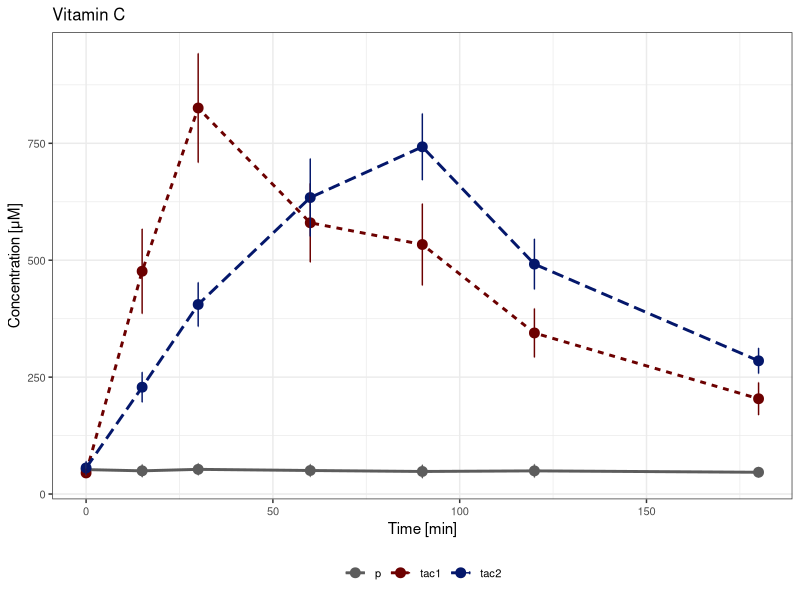
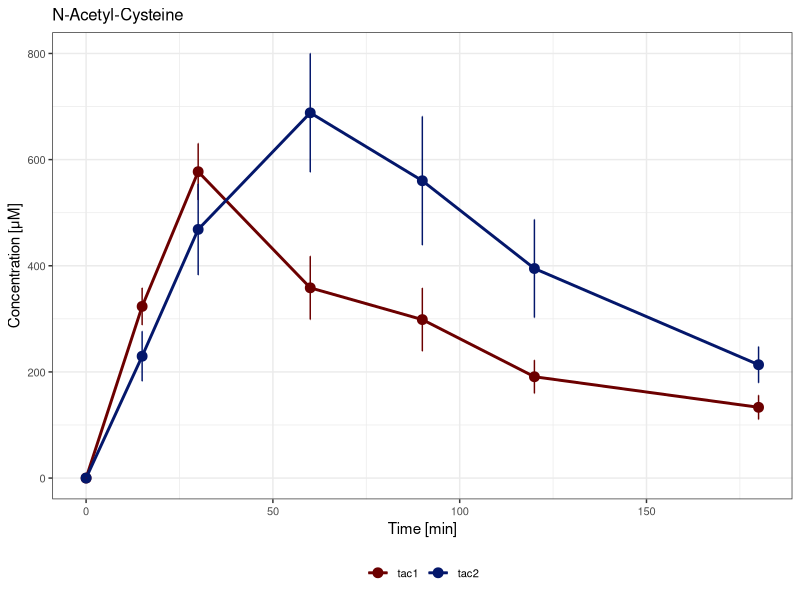
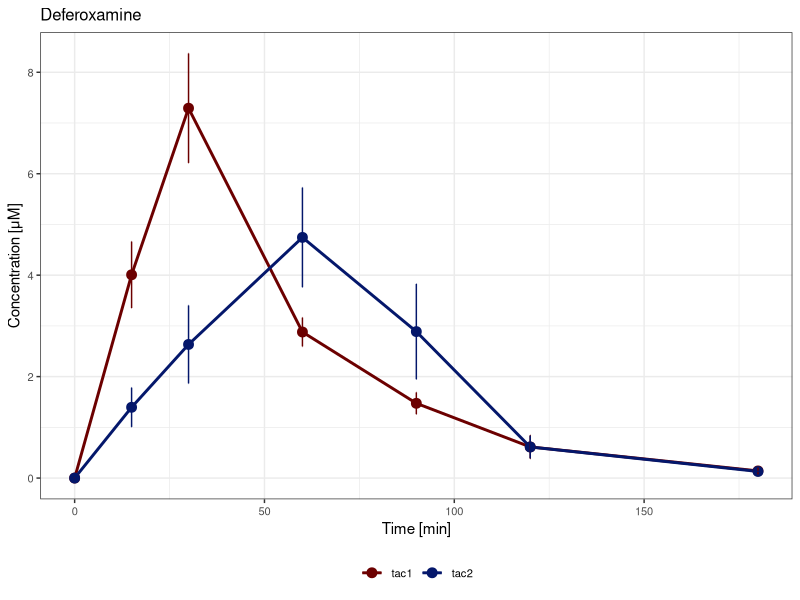
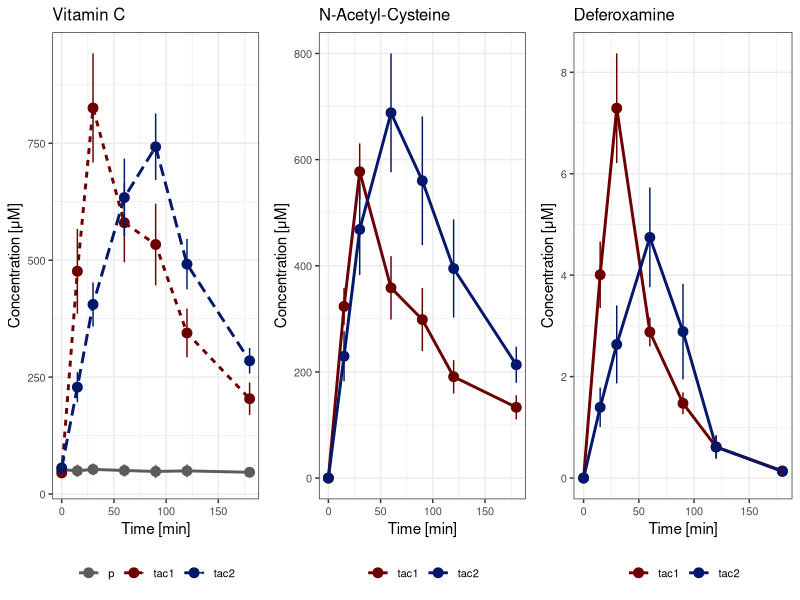
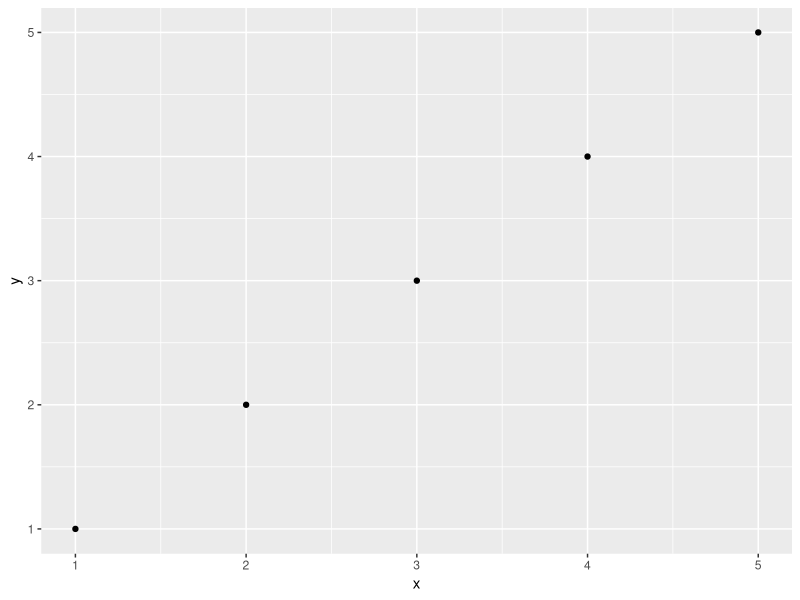

Here is the R script that generated these plots, in order: (Note: this script raises an error after producing the figures.)
library(ggplot2)
library(dplyr)
library(tibble)

# Import data from covariables_asc.csv covariables_nac.csv and covariables_dfo.csv
asc <- tibble(read.csv("output/covariables_asc.csv", header = TRUE, sep = ","))
nac <- tibble(read.csv("output/covariables_nac.csv", header = TRUE, sep = ","))
dfo <- tibble(read.csv("output/covariables_dfo.csv", header = TRUE, sep = ","))

# Plot
# Plot mean and standard deviation for ASC c_promedio over Tiempo grouped by tac1, tac2 and p
asc_graph <- ggplot() +
    # add mean and standard deviation
    stat_summary(data = asc, aes(x = Tiempo, y = c_promedio, col = tac, linetype = tac), fun.y = mean, geom = "line", size = 1) +
    stat_summary(data = asc, aes(x = Tiempo, y = c_promedio, col = tac), fun.y = mean, geom = "point", size = 3) +
    stat_summary(data = asc, aes(x = Tiempo, y = c_promedio, col = tac), fun.data = mean_se, geom = "errorbar", width = 0.1) +
    # set colors
    scale_color_manual(values = c("#5c5c5c",  "#6c0000", "#04176b")) +
    labs(x = "Time [min]", y = "Concentration [μM]", title = "Vitamin C") +
    # change font size
    theme_bw()+
    theme(legend.position = "bottom", legend.title = element_blank(), 
        legend.text = element_text(size=8),
        axis.text = element_text(size = 8),

        plot.title = element_text(size = 12))
asc_graph
# Plot mean and standard deviation for NAC c_promedio over Tiempo grouped by tac1, tac2 and p
nac_graph <- ggplot() +
    # geom_point(data = nac, aes(x = Tiempo, y = c_promedio, col = tac)) +
    # add mean and standard deviation
    stat_summary(data = nac, aes(x = Tiempo, y = c_promedio, col = tac), fun.y = mean, geom = "line", size = 1) +
    stat_summary(data = nac, aes(x = Tiempo, y = c_promedio, col = tac), fun.y = mean, geom = "point", size = 3) +
    stat_summary(data = nac, aes(x = Tiempo, y = c_promedio, col = tac), fun.data = mean_se, geom = "errorbar", width = 0.1) +
    # set colors
    scale_color_manual(values = c("#6c0000", "#04176b")) +
    labs(x = "Time [min]", y = "Concentration [μM]", title = "N-Acetyl-Cysteine") +
    theme_bw()+
    theme(legend.position = "bottom", legend.title = element_blank(), 
        legend.text = element_text(size=8),
        axis.text = element_text(size = 8),
        plot.title = element_text(size = 12))
nac_graph

# Plot mean and standard deviation for DFO c_promedio over Tiempo grouped by tac1, tac2 and p
dfo_graph <- ggplot() +
    # geom_point(data = dfo, aes(x = Tiempo, y = c_promedio, col = tac)) +
    # add mean and standard deviation
    stat_summary(data = dfo, aes(x = Tiempo, y = c_promedio, col = tac), fun.y = mean, geom = "line", size = 1) +
    stat_summary(data = dfo, aes(x = Tiempo, y = c_promedio, col = tac), fun.y = mean, geom = "point", size = 3) +
    stat_summary(data = dfo, aes(x = Tiempo, y = c_promedio, col = tac), fun.data = mean_se, geom = "errorbar", width = 0.1) +
    # set colors
    scale_color_manual(values = c("#6c0000", "#04176b")) +
    labs(x = "Time [min]", y = "Concentration [μM]", title = "Deferoxamine") +
    theme_bw()+
    theme(legend.position = "bottom", legend.title = element_blank(), 
        legend.text = element_text(size=8),
        axis.text = element_text(size = 8),
        plot.title = element_text(size = 12))
dfo_graph

# facet with the three graphs
# install.packages("gridExtra")
library(gridExtra)
all_plots <- grid.arrange(asc_graph, nac_graph, dfo_graph, ncol = 3)
all_plots
#change letters size
all_plots <- all_plots + theme(text = element_text(size=12))
all_plots
# save the grid.arrange plots
ggsave("output/concentraciones.png", all_plots, width = 12.5, height = 4, dpi = 1000)

# testing ggplot
tibble <- tibble(x = c(1,2,3,4,5), y = c(1,2,3,4,5))
ggplot(tibble, aes(x = x, y = y)) + geom_point()













ggplot()+
  geom_line(data = datos_nac, aes(x=t_min, y=concentration, col = patient),size = 1, alpha = 0.5, linetype = "solid")+
  geom_boxplot(data = datos_nac, aes(x=t_min, y=concentration, group = t_min),size = 1, alpha = 0.5, col = "#00000090")+
  # geom_boxplot(data = simulacion_ambas_sol_nac, aes(x=tiempo_continuo, y=concentracion*1000, group = tiempo_continuo),size = 1, fill = "#0000003e", col = "#772929b8")+
  geom_line( data =  simulacion_ambas_sol_nac, aes(x=tiempo_continuo, y=concentracion*1000, color = paciente),size = 0.7)+
  # geom_line(data = datos_nac, aes(x=t_min, y=concentration, col = patient),size = 1, linetype = "dashed")+
  geom_point(data = datos_nac, aes(x=t_min, y=concentration, col = patient),size = 4, alpha = 0.5)+
  # geom_line(data = gpt_hat, aes(x=tiempo, y=concentracion),size = 0.7, col="#113b19")+
  scale_x_continuous(breaks = seq(0, 180, 30))+
  facet_grid(cols = vars(sol))+
  # scale_color_viridis_d()+
  guides(title=NULL)+
  theme_bw()+
  theme(legend.position = "bottom", legend.title = element_blank(), 
        legend.text = element_text(size=8),
        axis.text = element_text(size = 8))